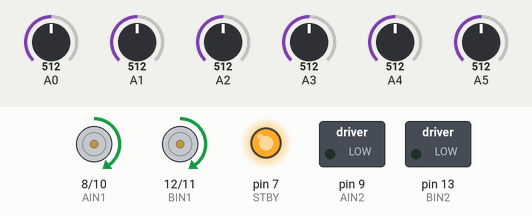
Simulated run of this sketch. Board: Arduino Uno, built with avr-gcc and run on an emulated ATmega328P. Shown: direction and speed pins drawn as motors (green arrow = direction pin HIGH = forward, orange = LOW = backward, longer = more drive, stopped while the standby pin is LOW), switched loads named in the sketch (green lamp = pin HIGH), output pins drawn as LEDs (lit = HIGH). Inputs (shaded band) come from the test bench; at power-on: A0 = 512, A5 = 512, A4 = 512, A1 = 512, A2 = 512, A3 = 512.

Above: at 1.2 s.
1.3 s: A0 set to 716
At 1.45 s:
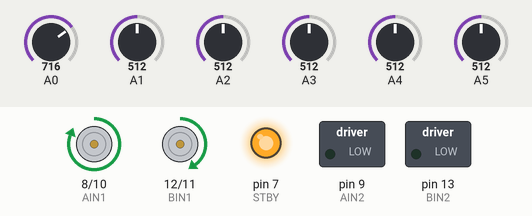
4.3 s: A5 set to 716
At 5.3 s:
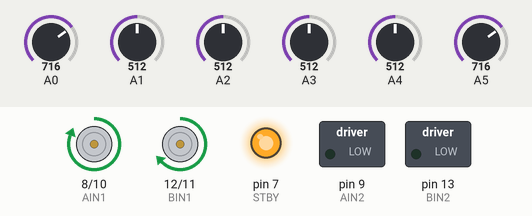
5.8 s: A4 set to 716
8.8 s: A4 set to 30
At 8.98 s:
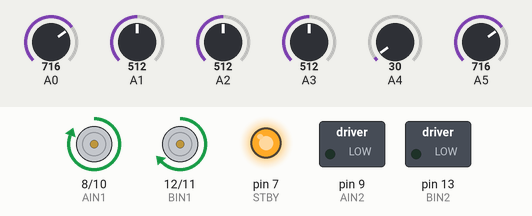
11.8 s: A1 set to 716
At 12.02 s:
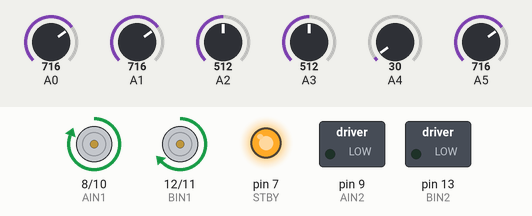
14.8 s: A2 set to 716
Timing chart, 0 to 18.8 s (numbered marks = the images above; inputs shaded):
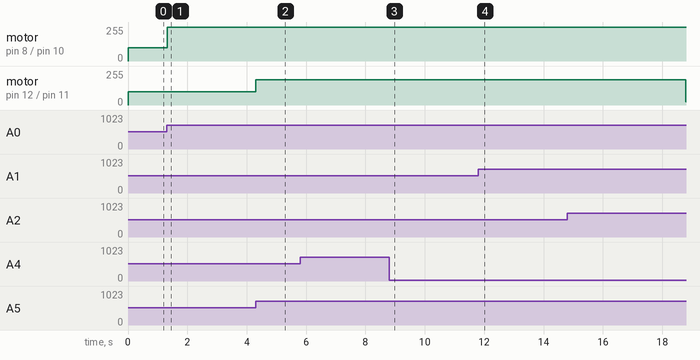

The sketch:

Seguidor_Linea_PID.ino
```cpp
#include <QTRSensors.h>
//Motor Izq
const int PWMA = 10;
const int AIN2 = 9;
const int AIN1 = 8;
//Activa el control del modulo H
const int STBY = 7;
//Motor Der
const int BIN1 = 12;
const int BIN2 = 13;
const int PWMB = 11;
//Sensor
QTRSensors qtr;
const uint8_t SensorCount = 6;
signed int IR[6];
//Velocidad motores
int v = 100;

//PID
float kp = 0.08;
float ki = 0.03;
float kd = 0.0;

int p,d;
float i = 0;
float p_old = 0;
int u;

void setup()
{
  //configurar sensores
  qtr.setTypeAnalog();
  qtr.setSensorPins((const uint8_t[]){A0, A1, A2, A3, A4, A5}, SensorCount);
  qtr.setEmitterPin(6);
  //congifura motores
  pinMode(PWMA,OUTPUT);
  pinMode(AIN2,OUTPUT);
  pinMode(AIN1,OUTPUT);
  pinMode(STBY,OUTPUT);
  pinMode(BIN1,OUTPUT);
  pinMode(BIN2,OUTPUT);
  pinMode(PWMB,OUTPUT);

  digitalWrite(STBY,HIGH);
}

void loop()
{
  // Leer sensores
  qtr.read(IR);
  // Calcula ganancias PID
  p = 3*IR[0] + 2*IR[1] + IR[2] - IR[3] - 2*IR[4] - 3*IR[5];

  i = i+p;

  d = p-p_old;

  p_old = p;

  if ((p*i)<0) i=0;

  u = kp*p + ki*i + kd*d;

  motores();
  analogWrite(PWMA,v + u);
  analogWrite(PWMB,v - u);

}

void motores(){
  //Motor Izq
  digitalWrite(AIN1,HIGH);
  digitalWrite(AIN2,LOW);
  //Motor Der
  digitalWrite(BIN1,HIGH);
  digitalWrite(BIN2,LOW);
}
```

Measured:
- after the input at 1.3 s, motor on pin 8 (AIN1) / pin 10 (PWMA): forward 100/255 → forward 255/255 at once
- after the input at 4.3 s, motor on pin 12 (BIN1) / pin 11 (PWMB): forward 100/255 → forward 188/255 at once
- after the input at 8.8 s, motor on pin 12 (BIN1) / pin 11 (PWMB): stays forward 188/255 (without the input it goes to forward 15/255 after 3.0 s)
- after the input at 11.8 s, motor on pin 12 (BIN1) / pin 11 (PWMB): stays forward 188/255 (without the input it goes to forward 183/255 after 3.0 s)
- after the input at 14.8 s, motor on pin 12 (BIN1) / pin 11 (PWMB): forward 188/255 → forward 23/255 after 4.0 s
